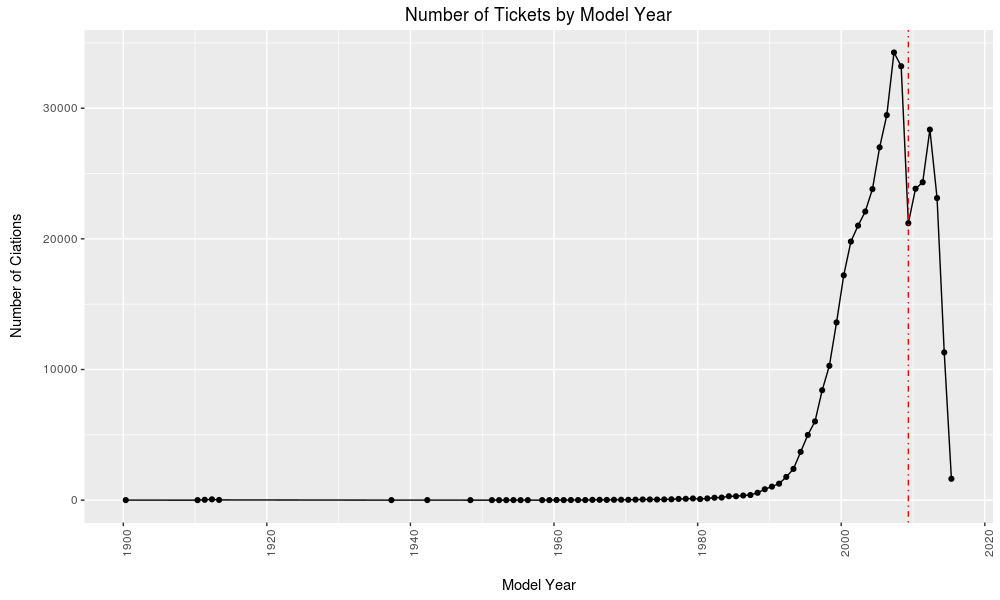

The script that drew this image:
source("initial.R")
tickets_by_age = queryDB("SELECT Vehicle_Year, COUNT(*) as ct from ticket_data WHERE Vehicle_Year NOT IN ('0', '') GROUP BY Vehicle_Year")
tickets_by_age$Vehicle_Year = as.Date(tickets_by_age$Vehicle_Year, "%Y")
ggplot(tickets_by_age, aes(x=Vehicle_Year, y=ct))+
  geom_point()+geom_line(group=1)+
  geom_vline(xintercept = as.numeric(as.Date("2009", "%Y")), linetype=4, color="red")+
  theme(axis.text.x = element_text(angle = 90, hjust = 1))+
  ggtitle("Number of Tickets by Model Year")+
  xlab("\nModel Year")+ylab("Number of Ciations\n")
